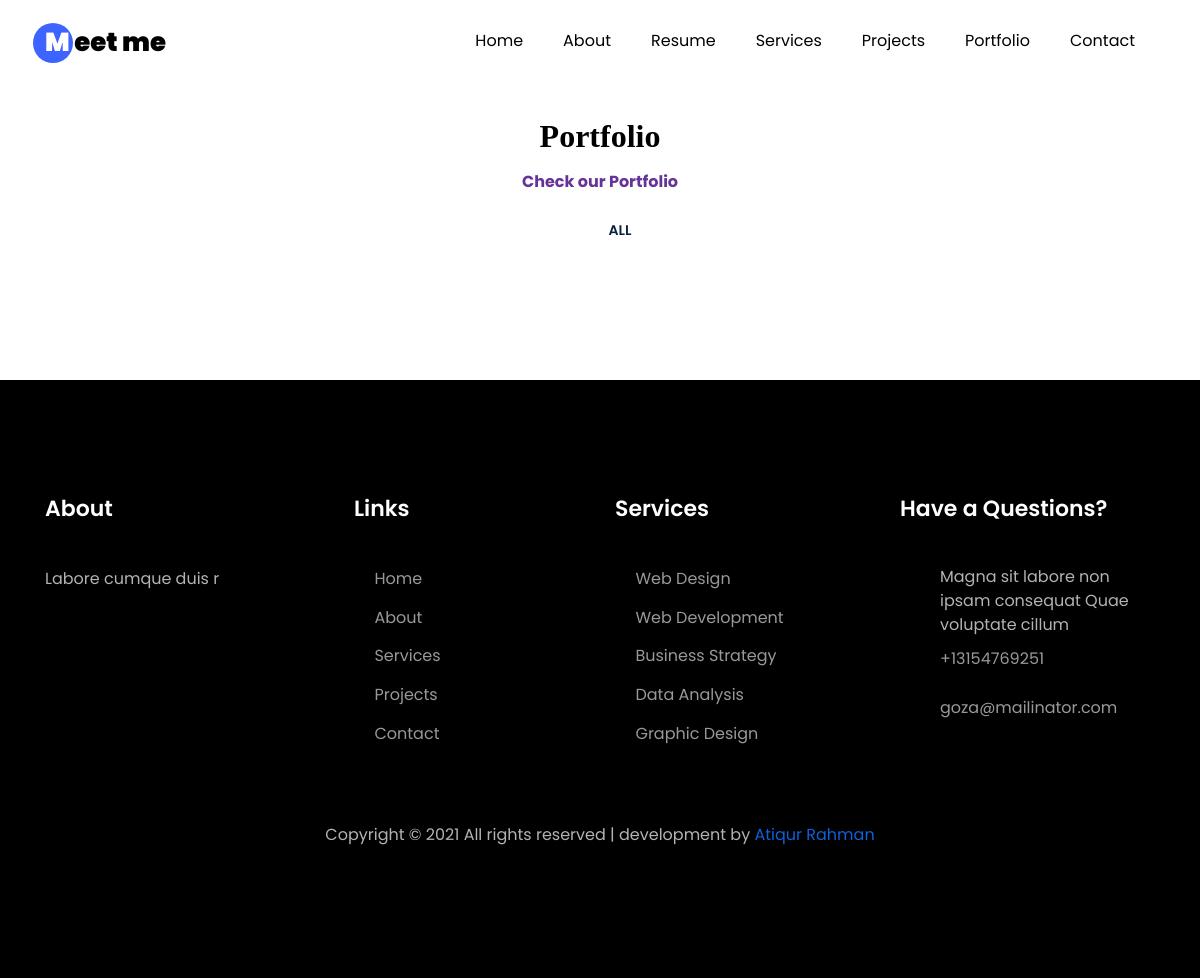
The page /portfolio/ on the database its author committed.
### protfolio_app/models.py (models this page shows, shortened)
class Footer_Header(models.Model):
    name = models.CharField(max_length=150)
    my_picture = models.ImageField()
    phone = PhoneNumberField(null=False, blank=False, unique=True)
    email = models.EmailField()
    details = models.TextField()
    address = models.TextField(max_length=600)
    fb_link = models.URLField(blank=True)
    instagram_link = models.URLField(blank=True)
    twitter_link = models.URLField(blank=True)
    create_at = models.DateTimeField(auto_now_add=True)
    update_at = models.DateTimeField(auto_now=True)
    def image_tag(self):
        from django.utils.html import mark_safe
        return mark_safe('<img src="%s" width="100px" height="100px" />' % (self.my_picture.url))
    image_tag.short_description = 'Image'

### protfolio_app/views.py (the view)
# urls.py: path('portfolio/',views.Portfolio_page,name="portfolio"),
def Portfolio_page(request):
    try:
        footer_header = get_object_or_404(Footer_Header)
    except:
        footer_header = Footer_Header.objects.latest('id')
    try:
        about_me = get_object_or_404(About_me)
    except:
        about_me = About_me.objects.latest('id')
    portfolio_category = Protfolio_Category.objects.all().order_by('-id')[:3]
    total_portfolio = Protfolio.objects.all().order_by('-id')[:20]
    data = {
        "footer_Header": footer_header,
        "about_me": about_me,
        "portfolio_cate": portfolio_category,  # HomePage(views def )portfolio_cate er name same
        "total_portfolio": total_portfolio,  # HomePage(views def ) portfolio_cate er name same
    }
    return render(request, 'total_single_page/portfolio_page.html',
                  data)  # because  total_single_page/portfolio_page.html

### templates/total_single_page/portfolio_page.html (shortened to what this page needs)
{% extends 'base.html' %}
{% load static %}
{% block header%}
{% include 'navbar2.html' %}
{% endblock header%}
{% block protfolio %}
{% include 'protfolio.html' %}
{% endblock protfolio %}

### templates/base.html (shortened to what this page needs)
<!DOCTYPE html>
{% load static %}
<html lang="en">
<head>
    <link rel="stylesheet" href="{% static 'css/font-awesome.min.css' }">
    <link rel="stylesheet" href="{% static 'css/open-iconic-bootstrap.min.css' %}">
    <link rel="stylesheet" href="{% static 'css/animate.css' %}">
    <link rel="stylesheet" href="{% static 'css/owl.carousel.min.css' %}">
    <link rel="stylesheet" href="{% static 'css/owl.theme.default.min.css' %}">
    <link rel="stylesheet" href="{% static 'css/magnific-popup.css' %}">
    <link rel="stylesheet" href="{% static 'css/aos.css' %}">
    <link rel="stylesheet" href="{% static 'css/ionicons.min.css' %}">
    <link rel="stylesheet" href="{% static 'css/flaticon.css' %}">
    <link rel="stylesheet" href="{% static 'css/icomoon.css' %}">
    <link rel="stylesheet" href="{% static 'css/style.css' %}">
</head>
<body data-spy="scroll" data-target=".site-navbar-target" data-offset="300">
{% block header%}
{% endblock header%}
{% block protfolio %}
{% endblock protfolio %}
    <footer class="ftco-footer ftco-section ">
        <div class="container ">
            <div class="row mb-5 ">
                <div class="col-md ">
                    <div class="ftco-footer-widget mb-4">
                        <h2 class="ftco-heading-2 ">About</h2>
                        <p> {{ footer_Header.details }} </p>
                        <ul class="ftco-footer-social atikfotter list-unstyled float-md-left float-lft mt-5 ">
                        </ul>
                    </div>
                </div>
                <div class="col-md ">
                    <div class="ftco-footer-widget mb-4 ml-md-4 ">
                        <h2 class="ftco-heading-2 ">Links</h2>
                        <ul class="list-unstyled ">
                            <li><a href="{%url 'home'%} "><span class="icon-long-arrow-right mr-2 "></span>Home</a></li>
                            <li><a href="{% url 'about'%}"><span class="icon-long-arrow-right mr-2 "></span>About</a></li>
                            <li><a href="{% url 'Services'%}"><span class="icon-long-arrow-right mr-2 "></span>Services</a></li>
                            <li><a href="{% url 'projects'%}"><span class="icon-long-arrow-right mr-2 "></span>Projects</a></li>
                            <li><a href="{% url 'contact'%}"><span class="icon-long-arrow-right mr-2 "></span>Contact</a></li>
                        </ul>
                    </div>
                </div>
                <div class="col-md ">
                    <div class="ftco-footer-widget mb-4">
                        <h2 class="ftco-heading-2 ">Services</h2>
                        <ul class="list-unstyled ">
                            <li><a href="# "><span class="icon-long-arrow-right mr-2 "></span>Web Design</a></li>
                            <li><a href="# "><span class="icon-long-arrow-right mr-2 "></span>Web Development</a></li>
                            <li><a href="# "><span class="icon-long-arrow-right mr-2 "></span>Business Strategy</a></li>
                            <li><a href="# "><span class="icon-long-arrow-right mr-2 "></span>Data Analysis</a></li>
                            <li><a href="# "><span class="icon-long-arrow-right mr-2 "></span>Graphic Design</a></li>
                        </ul>
                    </div>
                </div>
                <div class="col-md ">
                    <div class="ftco-footer-widget mb-4 ">
                        <h2 class="ftco-heading-2 ">Have a Questions?</h2>
                        <div class="block-23 mb-3 ">
                            <ul>
                                <li><span class="icon icon-map-marker "></span><span class="text "> {{ footer_Header.address }} </span></li>
                                <li><a href="# "><span class="icon icon-phone "></span><span class="text "> {{ footer_Header.phone }} </span></a></li>
                                <li><a href="# "><span class="icon icon-envelope "></span><span class="text "> {{ footer_Header.email }} </span></a></li>
                            </ul>
                        </div>
                    </div>
                </div>
            </div>
            <div class="row ">
                <div class="col-md-12 text-center ">
                    <p>
                        Copyright &copy;
                         All rights reserved |  development   by <a href="https://www.facebook.com/atiqur.cse/" target="_blank "> <span style="color: #0f60da"> Atiqur Rahman</span> </a>
                    </p>
                </div>
            </div>
        </div>
    </footer>
</body>
</html>

### static/css/icomoon.css (style rules this page uses)
[class^="icon-"], [class*=" icon-"] { font-family: 'icomoon' !important; speak: none; font-style: normal; font-weight: normal; font-variant: normal; text-transform: none; line-height: 1; -webkit-font-smoothing: antialiased; -moz-osx-font-smoothing: grayscale; }
.icon-map-marker:before { content: "\f041"; }
.icon-phone:before { content: "\f095"; }
.icon-envelope:before { content: "\f0e0"; }
.icon-long-arrow-right:before { content: "\f178"; }

### rows shown on the page
Footer_Header: details "Labore cumque duis r", address "Magna sit labore non ipsam consequat Quae voluptate cillum", phone "+13154769251", email "goza@mailinator.com"
